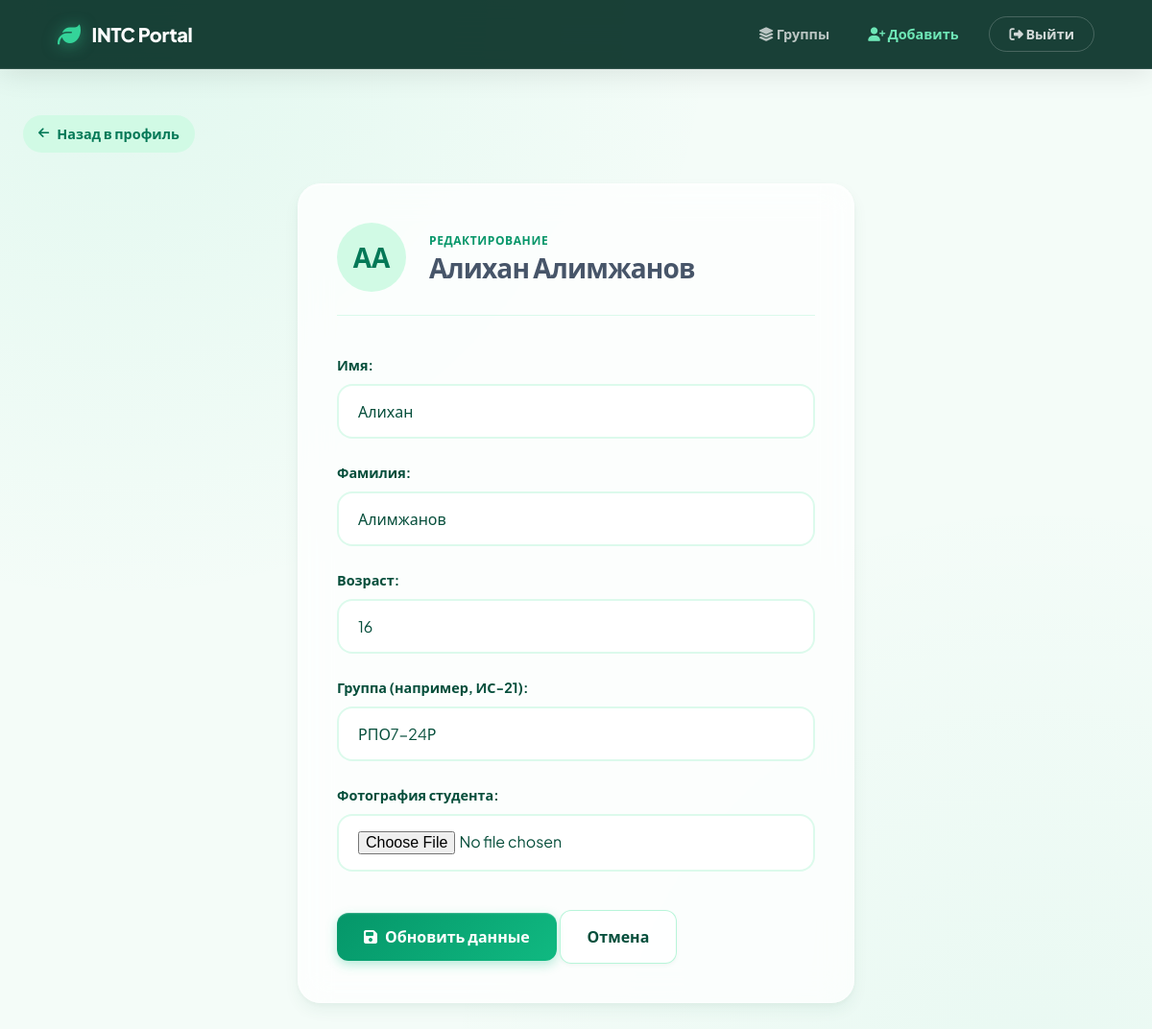
The page /students/1/edit/ (signed in) on the database its author committed.
### students/models.py (models this page shows, shortened)
class Student(models.Model):
    first_name = models.CharField(max_length=100)
    last_name = models.CharField(max_length=100)
    age = models.IntegerField()
    group = models.CharField(max_length=20)
    photo = models.ImageField(upload_to='photos/', blank=True, null=True)

### students/views.py (the view)
# urls.py: path('<int:pk>/edit/', views.edit_student, name='edit_student'),
@login_required
def edit_student(request, pk):
    student = get_object_or_404(Student, pk=pk)
    if request.method == "POST":
        form = StudentForm(request.POST, request.FILES, instance=student)
        if form.is_valid():
            updated_student = form.save(commit=False)
            if updated_student.group:
                updated_student.group = updated_student.group.strip()
            updated_student.save()
            return redirect('group_detail', group_name=updated_student.group)
    else:
        form = StudentForm(instance=student)
    return render(request, "students/edit_student.html", {"student": student, "form": form})

### students/forms.py
class StudentForm(forms.ModelForm):
    class Meta:
        model = Student
        fields = ['first_name', 'last_name', 'age', 'group', 'photo']
        labels = {
            'first_name': 'Имя',
            'last_name': 'Фамилия',
            'age': 'Возраст',
            'group': 'Группа (например, ИС-21)',
            'photo': 'Фотография студента'
        }

### students/templates/students/edit_student.html (shortened to what this page needs)
{% extends 'base.html' %}
{% block content %}
<a href="{% url 'student_detail' student.pk %}" class="breadcrumb animate-fade stagger-1">
    <i class="fa-solid fa-arrow-left"></i> Назад в профиль
</a>
<div class="glass-card form-card animate-fade stagger-2">
    <div
        style="display: flex; align-items: center; gap: 1.5rem; margin-bottom: 2.5rem; padding-bottom: 1.5rem; border-bottom: 1px solid var(--border-subtle);">
        <div class="student-avatar" style="width: 72px; height: 72px; font-size: 1.75rem;">
            {% if student.photo %}
            <img src="{{ student.photo.url }}"
                style="width: 100%; height: 100%; border-radius: 50%; object-fit: cover;">
            {% else %}
            {{ student.first_name|first }}{{ student.last_name|first }}
            {% endif %}
        </div>
        <div>
            <span
                style="display: block; text-transform: uppercase; font-size: 0.75rem; font-weight: 700; letter-spacing: 0.05em; color: var(--emerald-600); margin-bottom: 0.25rem;">
                Редактирование
            </span>
            <h1 class="page-title" style="font-size: 1.75rem; margin: 0; font-weight: 800; color: var(--text-main);">
                {{ student.first_name }} {{ student.last_name }}
            </h1>
        </div>
    </div>
    <form method="POST" enctype="multipart/form-data">
        {% for field in form %}
        <div class="form-group">
            {{ field.label_tag }}
            {{ field }}
        </div>
        {% endfor %}
        <div class="form-actions" style="margin-top: 2.5rem;">
            <button type="submit" class="btn">
                <i class="fa-solid fa-floppy-disk"></i> Обновить данные
            </button>
            <a href="{% url 'student_detail' student.pk %}" class="btn btn-secondary">
                Отмена
            </a>
        </div>
    </form>
</div>
{% endblock %}

### rows shown on the page
Student: first_name|first "А", last_name|first "А", first_name "Алихан", last_name "Алимжанов", form "Алихан" "Алимжанов" "16" "РПО7-24Р"

### other values the page prints
{{ field.label_tag }} "Имя:" "Фамилия:" "Возраст:" "Группа (например, ИС-21):" "Фотография студента:"
